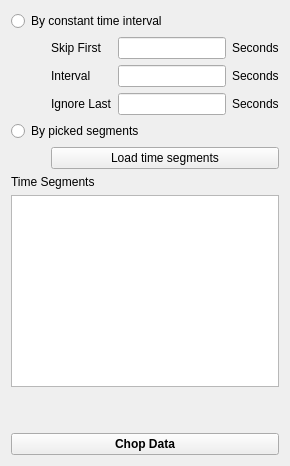
                  <widget class="QWidget" name="tab_chop">
                   <attribute name="title">
                    <string>Time Segments</string>
                   </attribute>
                   <layout class="QVBoxLayout" name="verticalLayout_28">
                    <item>
                     <widget class="QRadioButton" name="radioButton_chopContantDeltaT">
                      <property name="text">
                       <string>By constant time interval</string>
                      </property>
                     </widget>
                    </item>
                    <item>
                     <layout class="QGridLayout" name="gridLayout_16">
                      <item row="0" column="3">
                       <widget class="QLabel" name="label_3">
                        <property name="sizePolicy">
                         <sizepolicy hsizetype="Fixed" vsizetype="Preferred">
                          <horstretch>0</horstretch>
                          <verstretch>0</verstretch>
                         </sizepolicy>
                        </property>
                        <property name="text">
                         <string>Seconds</string>
                        </property>
                       </widget>
                      </item>
                      <item row="0" column="1">
                       <widget class="QLabel" name="label">
                        <property name="text">
                         <string>Skip First</string>
                        </property>
                       </widget>
                      </item>
                      <item row="1" column="3">
                       <widget class="QLabel" name="label_8">
                        <property name="sizePolicy">
                         <sizepolicy hsizetype="Fixed" vsizetype="Preferred">
                          <horstretch>0</horstretch>
                          <verstretch>0</verstretch>
                         </sizepolicy>
                        </property>
                        <property name="text">
                         <string>Seconds</string>
                        </property>
                       </widget>
                      </item>
                      <item row="1" column="1">
                       <widget class="QLabel" name="label_9">
                        <property name="text">
                         <string>Interval</string>
                        </property>
                       </widget>
                      </item>
                      <item row="0" column="2">
                       <widget class="QLineEdit" name="lineEdit_chopTimeSegStartTime">
                        <property name="sizePolicy">
                         <sizepolicy hsizetype="Preferred" vsizetype="Fixed">
                          <horstretch>0</horstretch>
                          <verstretch>0</verstretch>
                         </sizepolicy>
                        </property>
                       </widget>
                      </item>
                      <item row="1" column="2">
                       <widget class="QLineEdit" name="lineEdit_chopTimeSegInterval"/>
                      </item>
                      <item row="2" column="1">
                       <widget class="QLabel" name="label_10">
                        <property name="text">
                         <string>Ignore Last</string>
                        </property>
                       </widget>
                      </item>
                      <item row="2" column="2">
                       <widget class="QLineEdit" name="lineEdit_chopTimeSegStopTime"/>
                      </item>
                      <item row="2" column="3">
                       <widget class="QLabel" name="label_11">
                        <property name="sizePolicy">
                         <sizepolicy hsizetype="Fixed" vsizetype="Preferred">
                          <horstretch>0</horstretch>
                          <verstretch>0</verstretch>
                         </sizepolicy>
                        </property>
                        <property name="text">
                         <string>Seconds</string>
                        </property>
                       </widget>
                      </item>
                      <item row="0" column="0">
                       <spacer name="horizontalSpacer_8">
                        <property name="orientation">
                         <enum>Qt::Horizontal</enum>
                        </property>
                        <property name="sizeType">
                         <enum>QSizePolicy::Preferred</enum>
                        </property>
                        <property name="sizeHint" stdset="0">
                         <size>
                          <width>40</width>
                          <height>20</height>
                         </size>
                        </property>
                       </spacer>
                      </item>
                     </layout>
                    </item>
                    <item>
                     <widget class="QRadioButton" name="radioButton_chopByTimeSegments">
                      <property name="text">
                       <string>By picked segments</string>
                      </property>
                     </widget>
                    </item>
                    <item>
                     <layout class="QGridLayout" name="gridLayout_20">
                      <item row="0" column="1">
                       <widget class="QPushButton" name="pushButton_loadTimeSegmentsFile">
                        <property name="sizePolicy">
                         <sizepolicy hsizetype="Expanding" vsizetype="Fixed">
                          <horstretch>0</horstretch>
                          <verstretch>0</verstretch>
                         </sizepolicy>
                        </property>
                        <property name="text">
                         <string>Load time segments</string>
                        </property>
                       </widget>
                      </item>
                      <item row="0" column="0">
                       <spacer name="horizontalSpacer_9">
                        <property name="orientation">
                         <enum>Qt::Horizontal</enum>
                        </property>
                        <property name="sizeType">
                         <enum>QSizePolicy::Preferred</enum>
                        </property>
                        <property name="sizeHint" stdset="0">
                         <size>
                          <width>40</width>
                          <height>20</height>
                         </size>
                        </property>
                       </spacer>
                      </item>
                     </layout>
                    </item>
                    <item>
                     <widget class="QLabel" name="label_timeSegments">
                      <property name="text">
                       <string>Time Segments</string>
                      </property>
                     </widget>
                    </item>
                    <item>
                     <widget class="TimeSegmentsTable" name="tableWidget_timeSegment"/>
                    </item>
                    <item>
                     <spacer name="verticalSpacer_4">
                      <property name="orientation">
                       <enum>Qt::Vertical</enum>
                      </property>
                      <property name="sizeType">
                       <enum>QSizePolicy::Preferred</enum>
                      </property>
                      <property name="sizeHint" stdset="0">
                       <size>
                        <width>20</width>
                        <height>40</height>
                       </size>
                      </property>
                     </spacer>
                    </item>
                    <item>
                     <widget class="QPushButton" name="pushButton_chopData">
                      <property name="font">
                       <font>
                        <weight>75</weight>
                        <bold>true</bold>
                       </font>
                      </property>
                      <property name="toolTip">
                       <string>&lt;html&gt;&lt;head/&gt;&lt;body&gt;&lt;p&gt;&lt;span style=&quot; font-weight:400;&quot;&gt;Chop data by time segments. &lt;/span&gt;&lt;/p&gt;&lt;p&gt;&lt;span style=&quot; font-weight:400;&quot;&gt;* It can work on several selected event data files if the time segments are defined in relative time;&lt;/span&gt;&lt;/p&gt;&lt;p&gt;&lt;span style=&quot; font-weight:400;&quot;&gt;* It can work only one one data file if the time segments are defined in absolute time;&lt;/span&gt;&lt;/p&gt;&lt;/body&gt;&lt;/html&gt;</string>
                      </property>
                      <property name="text">
                       <string>Chop Data</string>
                      </property>
                     </widget>
                    </item>
                   </layout>
                  </widget>
